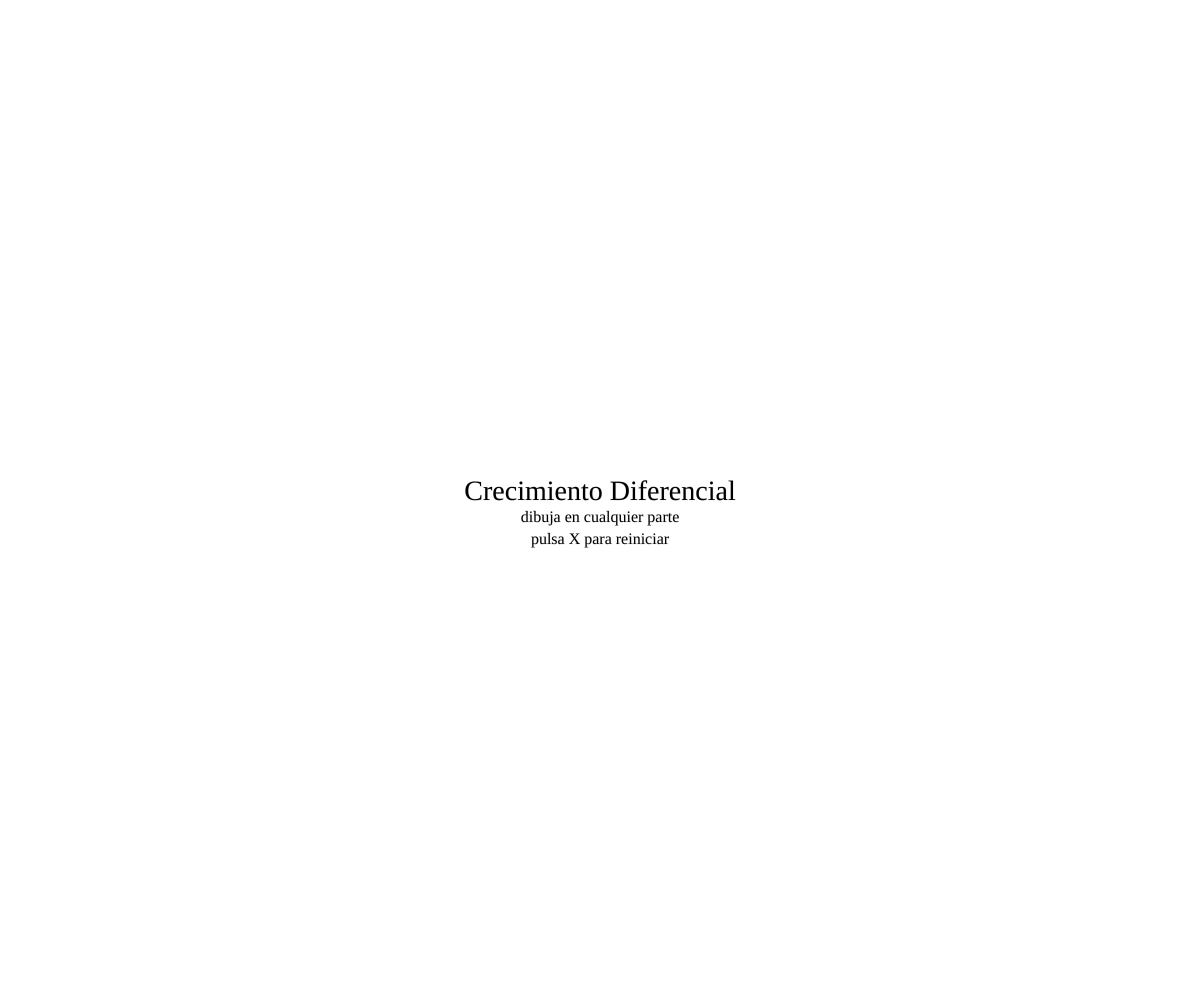
Frame 1 (no input)
Frame 60 (no input): identical to frame 1, image omitted
Frame 120 (the mouse pressed at the canvas centre since frame 60): identical to frame 1, image omitted

The p5.js sketch that drew this single still picture (run headless with seeded random() and noise() and a simulated clock; from frame 60 on, the mouse is pressed at the canvas centre):

// p5.js sketch
// ── sketch.js
/**
 * differential growth
 */

let curves;
let rad = 8;
let spd = 0.05;

function setup() {
	createCanvas(windowWidth, windowHeight);
	background(255);
	stroke(0, 20);
	curves = [];
	frameCount = 0;
    textAlign(CENTER);
    fill(0);
    textFont('Alegreya Sans', 28);
    text("Crecimiento Diferencial", width/2, height/2);
    textFont('Alegreya Sans', 16);
    text("dibuja en cualquier parte", width/2, height/2 + 22);
	textFont('Alegreya Sans', 16);
    text("pulsa X para reiniciar", width/2, height/2 + 44);
    noFill();
}

function mousePressed() {
	let mousePos = new p5.Vector(mouseX,mouseY);
	curves.push([mousePos]);
}

function mouseDragged() {
	if(curves.length > 0) {
		let mousePos = new p5.Vector(mouseX,mouseY);
		let lastPos = curves[curves.length-1][curves[curves.length-1].length-1];
		if(p5.Vector.sub(mousePos,lastPos).mag() > 2) {
			curves[curves.length-1].push(mousePos);
		}
	}
}

function draw() {
	if(frameCount > 200){background(255, 15);}
	if(curves.length >= 1 && !mouseIsPressed) {
		for(var i1=0; i1<curves.length; ++i1) {
			for(var j1=0; j1<curves[i1].length; ++j1) {
				for(var i2=0; i2<curves.length; ++i2) {
					for(var j2=0; j2<curves[i2].length; ++j2) {
						if(p5.Vector.sub(curves[i1][j1],curves[i2][j2]).mag() < 2*rad) {
							curves[i1][j1] = curves[i1][j1].add(p5.Vector.sub(curves[i1][j1],curves[i2][j2]).setMag((2*rad-p5.Vector.dist(curves[i1][j1],curves[i2][j2]))*spd));
							// break;
						}
					}
				}
			}
		}
		
		for(var i1=0; i1<curves.length; ++i1) {
			for(var j1=1; j1<curves[i1].length; ++j1) {
				if(p5.Vector.sub(curves[i1][j1],curves[i1][j1-1]).mag() > 2*rad) {
					curves[i1].splice(j1,0,p5.Vector.add(curves[i1][j1],curves[i1][j1-1]).mult(0.5));
					// break;
				}
			}
		}
		
	}
	
	if(curves.length >= 1) {
		for(var i=0; i<curves.length; ++i) {
			beginShape();
			for(var j=0; j<curves[i].length; ++j) {
				curveVertex(curves[i][j].x,curves[i][j].y);
			}
			endShape();
		}
	}
}

function windowResized(){
    setup();
}

function keyTyped(){
	if(key ==='x' || key === 'X'){
		setup();
	}
}
